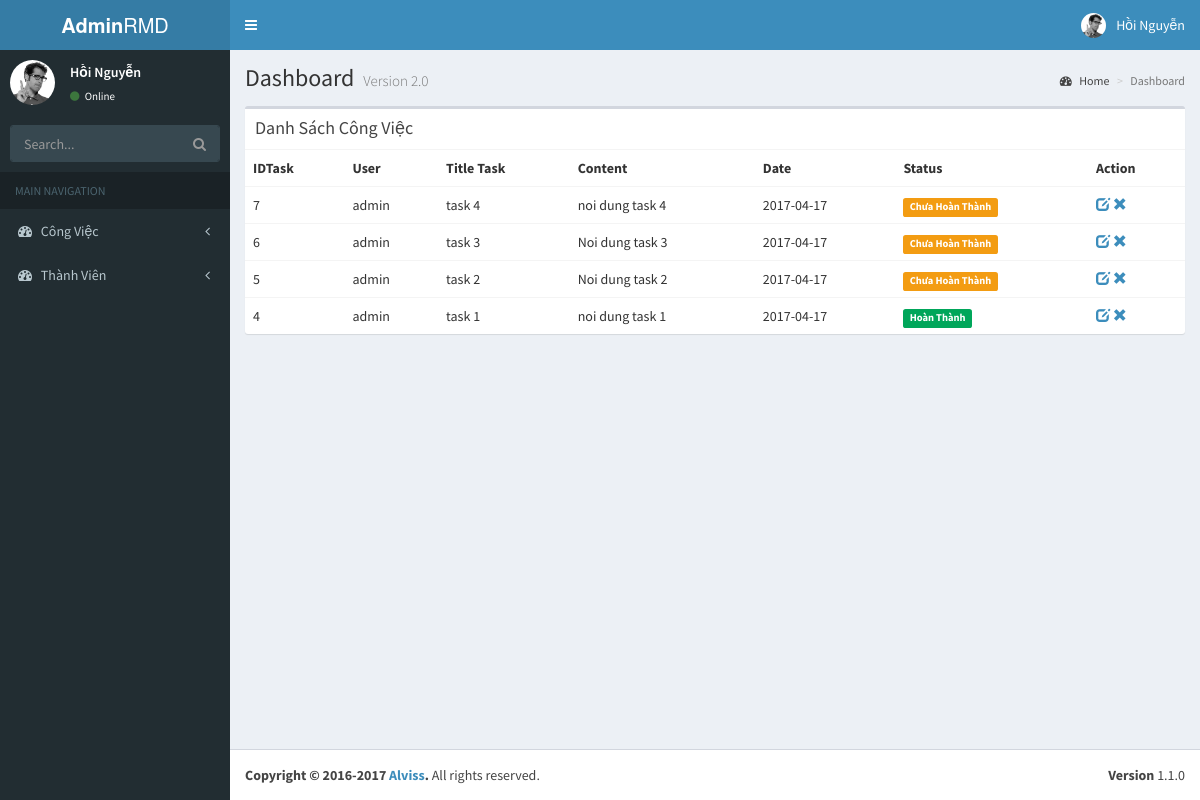
The page /Admin/admin.php?act=dstask on the database its author committed.
### tables this page shows
CREATE TABLE `list_task` (
  `taskid` int(11) NOT NULL,
  `userid` int(11) NOT NULL,
  `titletask` varchar(255) NOT NULL,
  `content_task` varchar(255) NOT NULL,
  `date_task` date NOT NULL,
  `time_task` time NOT NULL,
  `status` tinyint(3) NOT NULL DEFAULT '0'
);

CREATE TABLE `user` (
  `uid` int(11) NOT NULL,
  `user` varchar(255) NOT NULL,
  `pass` varchar(255) NOT NULL
);

### Admin/controller/Task.php (called while the page is built, shortened)
<?php
 class Task
 {
 	public function getAllTask() {
 		$data = array();
	 	 $r = mysql_query("SELECT * FROM list_task, user WHERE list_task.userid = user.uid ORDER BY taskid DESC");
	 	 while($row = mysql_fetch_array($r)) {
	 	 	$data[] = $row;
	 	 }
 	 	return $data;
 	}
 } ?>

### Admin/listtask.php (the view)
<?php
$task = new Task(); ?>
<div class="row">
    <div class="col-xs-12">
      <div class="box">
        <div class="box-header">
          <h3 class="box-title">Danh Sách Công Việc</h3>
        </div>
        <div class="box-body table-responsive no-padding">
          <table class="table table-hover">
            <tr>
              <th>IDTask</th>
              <th>User</th>
              <th>Title Task</th>
              <th>Content</th>
              <th>Date</th>
              <th>Status</th>
              <th>Action</th>
            </tr>
            <?php
				$array = $task->getAllTask();
            	foreach ($array as $value) {
            ?>
            <tr>
            	<td><?php echo $value["taskid"]; ?></td>
            	<td><?php echo $value["user"]; ?></td>
            	<td><?php echo $value["titletask"];?></td>
              <td><?php echo $value["content_task"]; ?></td>
      				<td><?php echo $value["date_task"];?></td>
      				<td><?php if($value["status"] == 1)
      							echo "<span class='label label-success'>Hoàn Thành</span>";
      						else
      							echo "<span class='label label-warning'>Chưa Hoàn Thành</span>"
							     ?>
              </td>
              <td>
                <a href="?act=edittask&id=<?php echo $value["taskid"]; ?>"><i class="glyphicon glyphicon-edit"></i></a>
                <a href="?act=deltask&id=<?php echo $value["taskid"]; ?>"><i class="glyphicon glyphicon-remove"></i></a>
              </td>
            </tr>
            <?php } ?>
          </table>
        </div>
      </div>
    </div>
</div>

### Admin/admin.php (shortened to what this page needs)
<!DOCTYPE html>
<html>
<head>
<?php
	include("controller/Task.php");
 ?>
  <link rel="stylesheet" href="bootstrap/css/bootstrap.min.css">
  <link rel="stylesheet" href="https://cdnjs.cloudflare.com/ajax/libs/font-awesome/4.5.0/css/font-awesome.min.css">
  <link rel="stylesheet" href="https://cdnjs.cloudflare.com/ajax/libs/ionicons/2.0.1/css/ionicons.min.css">
  <link rel="stylesheet" href="plugins/jvectormap/jquery-jvectormap-1.2.2.css">
  <link rel="stylesheet" href="dist/css/AdminLTE.min.css">
  <link rel="stylesheet" href="dist/css/skins/_all-skins.min.css">
</head>
<body class="hold-transition skin-blue sidebar-mini">
<div class="wrapper">
  <header class="main-header">
    <a href="index2.html" class="logo">
      <span class="logo-lg"><b>Admin</b>RMD</span>
    </a>
    <nav class="navbar navbar-static-top">
      <a href="#" class="sidebar-toggle" data-toggle="offcanvas" role="button">
      </a>
      <div class="navbar-custom-menu">
        <ul class="nav navbar-nav">
          <li class="dropdown user user-menu">
            <a href="#" class="dropdown-toggle" data-toggle="dropdown">
              <img src="dist/img/user2-160x160.jpg" class="user-image" alt="User Image">
              <span class="hidden-xs">Hồi Nguyễn</span>
            </a>
          </li>
        </ul>
      </div>
    </nav>
  </header>
  <aside class="main-sidebar">
    <section class="sidebar">
      <div class="user-panel">
        <div class="pull-left image">
          <img src="dist/img/user2-160x160.jpg" class="img-circle" alt="User Image">
        </div>
        <div class="pull-left info">
          <p>Hồi Nguyễn</p>
          <a href="#"><i class="fa fa-circle text-success"></i> Online</a>
        </div>
      </div>
      <form action="#" method="get" class="sidebar-form">
        <div class="input-group">
          <input type="text" name="q" class="form-control" placeholder="Search...">
              <span class="input-group-btn">
                <button type="submit" name="search" id="search-btn" class="btn btn-flat"><i class="fa fa-search"></i>
                </button>
              </span>
        </div>
      </form>
      <ul class="sidebar-menu">
        <li class="header">MAIN NAVIGATION</li>
        <li class="treeview">
       		<a href="#">
            <i class="fa fa-dashboard"></i> <span>Công Việc</span>
            <span class="pull-right-container">
              <i class="fa fa-angle-left pull-right"></i>
            </span>
          </a>
       	</li>
        <li>
          <a href="#">
            <i class="fa fa-dashboard"></i> <span>Thành Viên</span>
            <span class="pull-right-container">
              <i class="fa fa-angle-left pull-right"></i>
            </span>
          </a>
        </li>
      </ul>
    </section>
  </aside>
  <div class="content-wrapper">
    <section class="content-header">
      <h1>
        Dashboard
        <small>Version 2.0</small>
      </h1>
      <ol class="breadcrumb">
        <li><a href="#"><i class="fa fa-dashboard"></i> Home</a></li>
        <li class="active">Dashboard</li>
      </ol>
    </section>
    <section class="content">
    	<?php
    		if(isset($_GET["act"]))
    		{
    			$act = $_GET["act"];
    			switch ($act) {
    				case 'dstask':
    					include('listtask.php');
    					break;
    			}
    		}
    		else { echo "Chưa Có Hoạt Động"; }
    	?>
    </section>
  </div>
  <footer class="main-footer">
    <div class="pull-right hidden-xs">
      <b>Version</b> 1.1.0
    </div>
    <strong>Copyright &copy; 2016-2017 <a href="http://bidishare.com">Alviss</a>.</strong> All rights
    reserved.
  </footer>
</div>
</body>
</html>

### rows shown on the page
list_task: taskid "7", userid.user "admin", titletask "task 4", content_task "noi dung task 4", date_task "2017-04-17", status "Chưa Hoàn Thành"
list_task: taskid "6", userid.user "admin", titletask "task 3", content_task "Noi dung task 3", date_task "2017-04-17", status "Chưa Hoàn Thành"
list_task: taskid "5", userid.user "admin", titletask "task 2", content_task "Noi dung task 2", date_task "2017-04-17", status "Chưa Hoàn Thành"
list_task: taskid "4", userid.user "admin", titletask "task 1", content_task "noi dung task 1", date_task "2017-04-17", status "Hoàn Thành"
